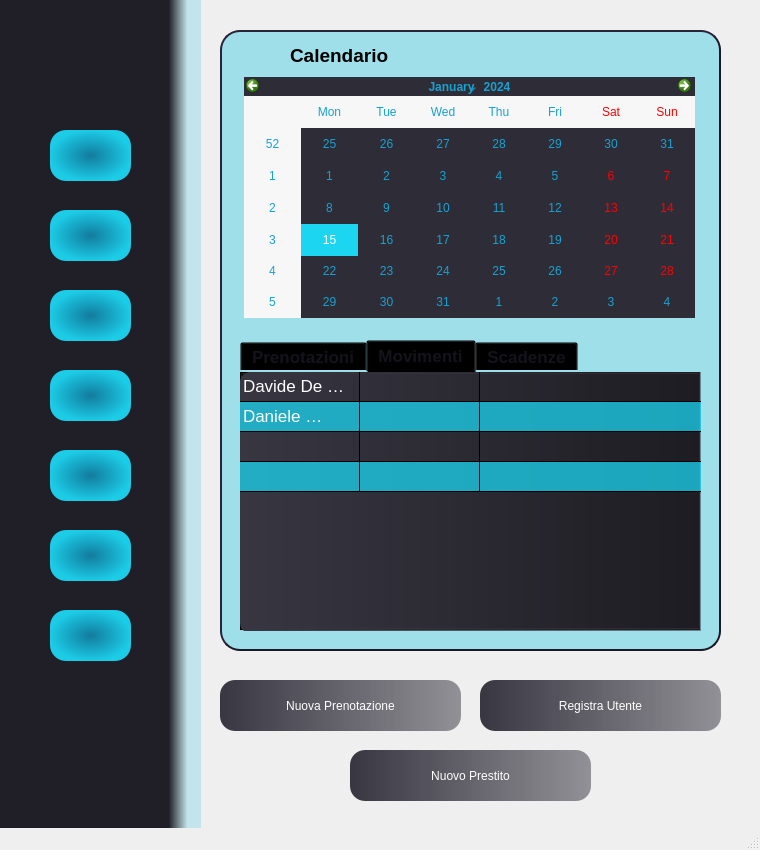
<?xml version="1.0" encoding="UTF-8"?>
<ui version="4.0">
 <class>Home</class>
 <widget class="QMainWindow" name="Home">
  <property name="geometry">
   <rect>
    <x>0</x>
    <y>0</y>
    <width>760</width>
    <height>850</height>
   </rect>
  </property>
  <property name="minimumSize">
   <size>
    <width>760</width>
    <height>850</height>
   </size>
  </property>
  <property name="maximumSize">
   <size>
    <width>760</width>
    <height>850</height>
   </size>
  </property>
  <property name="windowTitle">
   <string>Babelib</string>
  </property>
  <widget class="QWidget" name="centralwidget">
   <widget class="QPushButton" name="newreservButton">
    <property name="geometry">
     <rect>
      <x>220</x>
      <y>680</y>
      <width>241</width>
      <height>51</height>
     </rect>
    </property>
    <property name="autoFillBackground">
     <bool>false</bool>
    </property>
    <property name="styleSheet">
     <string notr="true">color:rgb(255, 255, 255);
font: 14pt &quot;Source Code Pro for Powerline&quot;;
border-radius:15px;
background-color:qlineargradient(spread:reflect, x1:0, y1:0, x2:1, y2:0, stop:0 rgba(56, 54, 65, 255), stop:1 rgba(56, 54, 65, 130))</string>
    </property>
    <property name="text">
     <string>Nuova Prenotazione</string>
    </property>
    <property name="icon">
     <iconset>
      <normaloff>images/Icona Prenotazione.png</normaloff>images/Icona Prenotazione.png</iconset>
    </property>
    <property name="iconSize">
     <size>
      <width>36</width>
      <height>36</height>
     </size>
    </property>
   </widget>
   <widget class="QPushButton" name="newuserButton">
    <property name="geometry">
     <rect>
      <x>480</x>
      <y>680</y>
      <width>241</width>
      <height>51</height>
     </rect>
    </property>
    <property name="styleSheet">
     <string notr="true">background-color: rgb(27, 25, 39);
color:rgb(255, 255, 255);
font: 14pt &quot;Source Code Pro for Powerline&quot;;
border-radius:15px;
background-color:qlineargradient(spread:reflect, x1:0, y1:0, x2:1, y2:0, stop:0 rgba(56, 54, 65, 255), stop:1 rgba(56, 54, 65, 130))</string>
    </property>
    <property name="text">
     <string>Registra Utente</string>
    </property>
    <property name="icon">
     <iconset>
      <normaloff>../Home view/user.png</normaloff>../Home view/user.png</iconset>
    </property>
    <property name="iconSize">
     <size>
      <width>32</width>
      <height>32</height>
     </size>
    </property>
   </widget>
   <widget class="QFrame" name="frame">
    <property name="geometry">
     <rect>
      <x>220</x>
      <y>30</y>
      <width>501</width>
      <height>621</height>
     </rect>
    </property>
    <property name="styleSheet">
     <string notr="true">border-radius: 20px;
border-style: outset;
border-width: 2px;
border-color:rgb(27,25,39);
background-color:rgba(0, 192, 225, 85)</string>
    </property>
    <property name="frameShape">
     <enum>QFrame::StyledPanel</enum>
    </property>
    <property name="frameShadow">
     <enum>QFrame::Raised</enum>
    </property>
    <widget class="QCalendarWidget" name="service_reservation_calendar_widget">
     <property name="geometry">
      <rect>
       <x>24</x>
       <y>47</y>
       <width>451</width>
       <height>241</height>
      </rect>
     </property>
     <property name="tabletTracking">
      <bool>false</bool>
     </property>
     <property name="accessibleName">
      <string/>
     </property>
     <property name="layoutDirection">
      <enum>Qt::LeftToRight</enum>
     </property>
     <property name="autoFillBackground">
      <bool>false</bool>
     </property>
     <property name="styleSheet">
      <string notr="true">background-color: rgb(46, 44, 55);
color:rgb(22, 162, 208);
selection-background-color: rgb(27, 213, 241);
border:none;</string>
     </property>
     <property name="gridVisible">
      <bool>false</bool>
     </property>
     <property name="navigationBarVisible">
      <bool>true</bool>
     </property>
    </widget>
    <widget class="QTabWidget" name="main_tab_widget">
     <property name="geometry">
      <rect>
       <x>20</x>
       <y>310</y>
       <width>461</width>
       <height>291</height>
      </rect>
     </property>
     <property name="font">
      <font>
       <pointsize>13</pointsize>
       <weight>75</weight>
       <bold>true</bold>
      </font>
     </property>
     <property name="styleSheet">
      <string notr="true">font-size: 13pt;
color:rgb(20, 19, 28,255);
background-color: transparent;
border:none;</string>
     </property>
     <property name="currentIndex">
      <number>1</number>
     </property>
     <widget class="QWidget" name="tab_3">
      <attribute name="title">
       <string>Prenotazioni</string>
      </attribute>
      <widget class="QTableWidget" name="reservation_table_widget">
       <property name="enabled">
        <bool>true</bool>
       </property>
       <property name="geometry">
        <rect>
         <x>0</x>
         <y>0</y>
         <width>461</width>
         <height>261</height>
        </rect>
       </property>
       <property name="sizePolicy">
        <sizepolicy hsizetype="Preferred" vsizetype="Preferred">
         <horstretch>40</horstretch>
         <verstretch>40</verstretch>
        </sizepolicy>
       </property>
       <property name="minimumSize">
        <size>
         <width>100</width>
         <height>200</height>
        </size>
       </property>
       <property name="sizeIncrement">
        <size>
         <width>0</width>
         <height>0</height>
        </size>
       </property>
       <property name="font">
        <font>
         <family>Source Code Pro for Powerline</family>
         <pointsize>14</pointsize>
         <weight>50</weight>
         <italic>false</italic>
         <bold>false</bold>
        </font>
       </property>
       <property name="tabletTracking">
        <bool>false</bool>
       </property>
       <property name="focusPolicy">
        <enum>Qt::StrongFocus</enum>
       </property>
       <property name="styleSheet">
        <string notr="true">background-color: rgb(27, 25, 39);
color:rgb(255, 255, 255);
font: 14pt &quot;Source Code Pro for Powerline&quot;;
background-color:qlineargradient(spread:reflect, x1:0, y1:0, x2:1, y2:0, stop:0 rgba(56, 54, 65, 255), stop:1 rgba(56, 54, 65, 130));
qproperty-alignment: 'AlignLeft';
qproperty-wordWrap: true;
alternate-background-color: rgb(27, 213, 241,190);
border:none;
border-radius:10px;</string>
       </property>
       <property name="lineWidth">
        <number>1</number>
       </property>
       <property name="verticalScrollBarPolicy">
        <enum>Qt::ScrollBarAsNeeded</enum>
       </property>
       <property name="horizontalScrollBarPolicy">
        <enum>Qt::ScrollBarAlwaysOff</enum>
       </property>
       <property name="alternatingRowColors">
        <bool>true</bool>
       </property>
       <property name="rowCount">
        <number>5</number>
       </property>
       <attribute name="horizontalHeaderVisible">
        <bool>false</bool>
       </attribute>
       <attribute name="horizontalHeaderCascadingSectionResizes">
        <bool>false</bool>
       </attribute>
       <attribute name="horizontalHeaderDefaultSectionSize">
        <number>120</number>
       </attribute>
       <attribute name="horizontalHeaderHighlightSections">
        <bool>false</bool>
       </attribute>
       <attribute name="horizontalHeaderMinimumSectionSize">
        <number>30</number>
       </attribute>
       <attribute name="horizontalHeaderShowSortIndicator" stdset="0">
        <bool>false</bool>
       </attribute>
       <attribute name="horizontalHeaderStretchLastSection">
        <bool>true</bool>
       </attribute>
       <attribute name="verticalHeaderVisible">
        <bool>false</bool>
       </attribute>
       <attribute name="verticalHeaderCascadingSectionResizes">
        <bool>false</bool>
       </attribute>
       <attribute name="verticalHeaderHighlightSections">
        <bool>true</bool>
       </attribute>
       <attribute name="verticalHeaderShowSortIndicator" stdset="0">
        <bool>false</bool>
       </attribute>
       <attribute name="verticalHeaderStretchLastSection">
        <bool>false</bool>
       </attribute>
       <row>
        <property name="text">
         <string>New Row</string>
        </property>
       </row>
       <row>
        <property name="text">
         <string>New Row</string>
        </property>
       </row>
       <row>
        <property name="text">
         <string>New Row</string>
        </property>
       </row>
       <row>
        <property name="text">
         <string>New Row</string>
        </property>
       </row>
       <row>
        <property name="text">
         <string>New Row</string>
        </property>
       </row>
       <column>
        <property name="text">
         <string>Nome</string>
        </property>
        <property name="font">
         <font>
          <weight>75</weight>
          <bold>true</bold>
         </font>
        </property>
        <property name="textAlignment">
         <set>AlignLeading|AlignBottom</set>
        </property>
       </column>
       <column>
        <property name="text">
         <string>Data</string>
        </property>
        <property name="font">
         <font>
          <weight>75</weight>
          <bold>true</bold>
         </font>
        </property>
       </column>
       <column>
        <property name="text">
         <string>Fascia Oraria</string>
        </property>
        <property name="font">
         <font>
          <weight>75</weight>
          <bold>true</bold>
         </font>
        </property>
       </column>
       <column>
        <property name="text">
         <string>Posto</string>
        </property>
        <property name="font">
         <font>
          <weight>75</weight>
          <bold>true</bold>
         </font>
        </property>
       </column>
       <item row="0" column="0">
        <property name="text">
         <string>Began Bajrami</string>
        </property>
        <property name="textAlignment">
         <set>AlignLeading|AlignVCenter</set>
        </property>
       </item>
       <item row="0" column="1">
        <property name="text">
         <string/>
        </property>
       </item>
       <item row="0" column="2">
        <property name="text">
         <string/>
        </property>
       </item>
       <item row="0" column="3">
        <property name="text">
         <string/>
        </property>
       </item>
       <item row="1" column="0">
        <property name="text">
         <string>Davide De Zuane</string>
        </property>
       </item>
       <item row="1" column="1">
        <property name="text">
         <string/>
        </property>
       </item>
       <item row="1" column="2">
        <property name="text">
         <string/>
        </property>
       </item>
       <item row="1" column="3">
        <property name="text">
         <string/>
        </property>
       </item>
       <item row="2" column="0">
        <property name="text">
         <string>Pietro SMUSI</string>
        </property>
       </item>
       <item row="2" column="1">
        <property name="text">
         <string/>
        </property>
       </item>
       <item row="2" column="2">
        <property name="text">
         <string/>
        </property>
       </item>
       <item row="2" column="3">
        <property name="text">
         <string/>
        </property>
       </item>
       <item row="3" column="0">
        <property name="text">
         <string>Chiara Gobbi</string>
        </property>
       </item>
       <item row="4" column="0">
        <property name="text">
         <string>Ben Fatto Da Ni Ele</string>
        </property>
       </item>
      </widget>
     </widget>
     <widget class="QWidget" name="tab_4">
      <attribute name="title">
       <string>Movimenti</string>
      </attribute>
      <widget class="QTableWidget" name="reservation_table_widget_2">
       <property name="enabled">
        <bool>true</bool>
       </property>
       <property name="geometry">
        <rect>
         <x>0</x>
         <y>0</y>
         <width>471</width>
         <height>261</height>
        </rect>
       </property>
       <property name="sizePolicy">
        <sizepolicy hsizetype="Preferred" vsizetype="Preferred">
         <horstretch>40</horstretch>
         <verstretch>40</verstretch>
        </sizepolicy>
       </property>
       <property name="minimumSize">
        <size>
         <width>100</width>
         <height>200</height>
        </size>
       </property>
       <property name="sizeIncrement">
        <size>
         <width>0</width>
         <height>0</height>
        </size>
       </property>
       <property name="tabletTracking">
        <bool>false</bool>
       </property>
       <property name="styleSheet">
        <string notr="true">background-color: rgb(27, 25, 39);
color:rgb(255, 255, 255);
font: 14pt &quot;Source Code Pro for Powerline&quot;;
background-color:qlineargradient(spread:reflect, x1:0, y1:0, x2:1, y2:0, stop:0 rgba(56, 54, 65, 255), stop:1 rgba(56, 54, 65, 130));
qproperty-alignment: 'AlignLeft';
qproperty-wordWrap: true;
alternate-background-color: rgb(27, 213, 241,190);
border:none;
border-radius:10px;</string>
       </property>
       <property name="lineWidth">
        <number>1</number>
       </property>
       <property name="verticalScrollBarPolicy">
        <enum>Qt::ScrollBarAsNeeded</enum>
       </property>
       <property name="horizontalScrollBarPolicy">
        <enum>Qt::ScrollBarAlwaysOff</enum>
       </property>
       <property name="alternatingRowColors">
        <bool>true</bool>
       </property>
       <property name="rowCount">
        <number>4</number>
       </property>
       <attribute name="horizontalHeaderVisible">
        <bool>false</bool>
       </attribute>
       <attribute name="horizontalHeaderCascadingSectionResizes">
        <bool>false</bool>
       </attribute>
       <attribute name="horizontalHeaderDefaultSectionSize">
        <number>120</number>
       </attribute>
       <attribute name="horizontalHeaderHighlightSections">
        <bool>false</bool>
       </attribute>
       <attribute name="horizontalHeaderMinimumSectionSize">
        <number>30</number>
       </attribute>
       <attribute name="horizontalHeaderShowSortIndicator" stdset="0">
        <bool>false</bool>
       </attribute>
       <attribute name="horizontalHeaderStretchLastSection">
        <bool>true</bool>
       </attribute>
       <attribute name="verticalHeaderVisible">
        <bool>false</bool>
       </attribute>
       <attribute name="verticalHeaderCascadingSectionResizes">
        <bool>false</bool>
       </attribute>
       <attribute name="verticalHeaderHighlightSections">
        <bool>true</bool>
       </attribute>
       <attribute name="verticalHeaderShowSortIndicator" stdset="0">
        <bool>false</bool>
       </attribute>
       <attribute name="verticalHeaderStretchLastSection">
        <bool>false</bool>
       </attribute>
       <row>
        <property name="text">
         <string>New Row</string>
        </property>
       </row>
       <row>
        <property name="text">
         <string>New Row</string>
        </property>
       </row>
       <row>
        <property name="text">
         <string>New Row</string>
        </property>
       </row>
       <row>
        <property name="text">
         <string>New Row</string>
        </property>
       </row>
       <column>
        <property name="text">
         <string>Movimento</string>
        </property>
        <property name="font">
         <font>
          <weight>75</weight>
          <bold>true</bold>
         </font>
        </property>
        <property name="textAlignment">
         <set>AlignHCenter|AlignBottom</set>
        </property>
       </column>
       <column>
        <property name="text">
         <string>Utente</string>
        </property>
        <property name="font">
         <font>
          <weight>75</weight>
          <bold>true</bold>
         </font>
        </property>
       </column>
       <column>
        <property name="text">
         <string>Documento</string>
        </property>
        <property name="font">
         <font>
          <weight>75</weight>
          <bold>true</bold>
         </font>
        </property>
       </column>
       <item row="0" column="0">
        <property name="text">
         <string>Davide De Zuane</string>
        </property>
        <property name="textAlignment">
         <set>AlignLeading|AlignVCenter</set>
        </property>
       </item>
       <item row="1" column="0">
        <property name="text">
         <string>Daniele Benfatto</string>
        </property>
       </item>
      </widget>
     </widget>
     <widget class="QWidget" name="tab_5">
      <attribute name="title">
       <string>Scadenze</string>
      </attribute>
      <widget class="QTableWidget" name="reservation_table_widget_3">
       <property name="enabled">
        <bool>true</bool>
       </property>
       <property name="geometry">
        <rect>
         <x>0</x>
         <y>0</y>
         <width>481</width>
         <height>271</height>
        </rect>
       </property>
       <property name="sizePolicy">
        <sizepolicy hsizetype="Preferred" vsizetype="Preferred">
         <horstretch>40</horstretch>
         <verstretch>40</verstretch>
        </sizepolicy>
       </property>
       <property name="minimumSize">
        <size>
         <width>100</width>
         <height>200</height>
        </size>
       </property>
       <property name="sizeIncrement">
        <size>
         <width>0</width>
         <height>0</height>
        </size>
       </property>
       <property name="tabletTracking">
        <bool>false</bool>
       </property>
       <property name="styleSheet">
        <string notr="true">background-color: rgb(27, 25, 39);
color:rgb(255, 255, 255);
font: 14pt &quot;Source Code Pro for Powerline&quot;;
background-color:qlineargradient(spread:reflect, x1:0, y1:0, x2:1, y2:0, stop:0 rgba(56, 54, 65, 255), stop:1 rgba(56, 54, 65, 130));
qproperty-alignment: 'AlignLeft';
qproperty-wordWrap: true;
alternate-background-color: rgb(27, 213, 241,190);
border:none;
border-radius:10px;</string>
       </property>
       <property name="lineWidth">
        <number>1</number>
       </property>
       <property name="verticalScrollBarPolicy">
        <enum>Qt::ScrollBarAsNeeded</enum>
       </property>
       <property name="horizontalScrollBarPolicy">
        <enum>Qt::ScrollBarAlwaysOff</enum>
       </property>
       <property name="alternatingRowColors">
        <bool>true</bool>
       </property>
       <property name="rowCount">
        <number>4</number>
       </property>
       <attribute name="horizontalHeaderVisible">
        <bool>false</bool>
       </attribute>
       <attribute name="horizontalHeaderCascadingSectionResizes">
        <bool>false</bool>
       </attribute>
       <attribute name="horizontalHeaderDefaultSectionSize">
        <number>120</number>
       </attribute>
       <attribute name="horizontalHeaderHighlightSections">
        <bool>false</bool>
       </attribute>
       <attribute name="horizontalHeaderMinimumSectionSize">
        <number>30</number>
       </attribute>
       <attribute name="horizontalHeaderShowSortIndicator" stdset="0">
        <bool>false</bool>
       </attribute>
       <attribute name="horizontalHeaderStretchLastSection">
        <bool>true</bool>
       </attribute>
       <attribute name="verticalHeaderVisible">
        <bool>false</bool>
       </attribute>
       <attribute name="verticalHeaderCascadingSectionResizes">
        <bool>false</bool>
       </attribute>
       <attribute name="verticalHeaderHighlightSections">
        <bool>true</bool>
       </attribute>
       <attribute name="verticalHeaderShowSortIndicator" stdset="0">
        <bool>false</bool>
       </attribute>
       <attribute name="verticalHeaderStretchLastSection">
        <bool>false</bool>
       </attribute>
       <row>
        <property name="text">
         <string>New Row</string>
        </property>
       </row>
       <row>
        <property name="text">
         <string>New Row</string>
        </property>
       </row>
       <row>
        <property name="text">
         <string>New Row</string>
        </property>
       </row>
       <row>
        <property name="text">
         <string>New Row</string>
        </property>
       </row>
       <column>
        <property name="text">
         <string>Utente</string>
        </property>
        <property name="font">
         <font>
          <weight>75</weight>
          <bold>true</bold>
         </font>
        </property>
        <property name="textAlignment">
         <set>AlignHCenter|AlignBottom</set>
        </property>
       </column>
       <column>
        <property name="text">
         <string>Documento</string>
        </property>
        <property name="font">
         <font>
          <weight>75</weight>
          <bold>true</bold>
         </font>
        </property>
       </column>
       <column>
        <property name="text">
         <string>Prorogato</string>
        </property>
        <property name="font">
         <font>
          <weight>75</weight>
          <bold>true</bold>
         </font>
        </property>
       </column>
       <item row="0" column="0">
        <property name="text">
         <string>Davide De Zuane</string>
        </property>
        <property name="textAlignment">
         <set>AlignLeading|AlignVCenter</set>
        </property>
       </item>
       <item row="1" column="0">
        <property name="text">
         <string>Daniele Benfatto</string>
        </property>
       </item>
       <item row="2" column="0">
        <property name="text">
         <string>Began Bajrami</string>
        </property>
       </item>
       <item row="2" column="1">
        <property name="text">
         <string/>
        </property>
       </item>
       <item row="2" column="2">
        <property name="text">
         <string/>
        </property>
       </item>
       <item row="3" column="0">
        <property name="text">
         <string>Chiara Gobbi</string>
        </property>
       </item>
      </widget>
     </widget>
    </widget>
    <widget class="QLabel" name="label">
     <property name="geometry">
      <rect>
       <x>70</x>
       <y>17</y>
       <width>111</width>
       <height>16</height>
      </rect>
     </property>
     <property name="font">
      <font>
       <pointsize>14</pointsize>
       <weight>75</weight>
       <bold>true</bold>
       <strikeout>false</strikeout>
      </font>
     </property>
     <property name="styleSheet">
      <string notr="true">border:none;
background-color:transparent;</string>
     </property>
     <property name="text">
      <string>Calendario</string>
     </property>
    </widget>
    <widget class="QLabel" name="label_5">
     <property name="geometry">
      <rect>
       <x>20</x>
       <y>7</y>
       <width>41</width>
       <height>31</height>
      </rect>
     </property>
     <property name="styleSheet">
      <string notr="true">border:none;
background-color:transparent;</string>
     </property>
     <property name="text">
      <string/>
     </property>
     <property name="textFormat">
      <enum>Qt::RichText</enum>
     </property>
     <property name="pixmap">
      <pixmap>images/Calendario.png</pixmap>
     </property>
     <property name="scaledContents">
      <bool>true</bool>
     </property>
    </widget>
   </widget>
   <widget class="QFrame" name="frame_2">
    <property name="geometry">
     <rect>
      <x>0</x>
      <y>0</y>
      <width>201</width>
      <height>831</height>
     </rect>
    </property>
    <property name="styleSheet">
     <string notr="true">border:none;
background-color:qlineargradient(spread:pad, x1:0.83936, y1:0, x2:1, y2:0, stop:0 rgba(32, 30, 39, 255), stop:0.571429 rgba(0, 178, 210, 48));
</string>
    </property>
    <property name="frameShape">
     <enum>QFrame::StyledPanel</enum>
    </property>
    <property name="frameShadow">
     <enum>QFrame::Raised</enum>
    </property>
    <widget class="QPushButton" name="serviceButton">
     <property name="geometry">
      <rect>
       <x>50</x>
       <y>610</y>
       <width>81</width>
       <height>51</height>
      </rect>
     </property>
     <property name="styleSheet">
      <string notr="true">background-color:qradialgradient(spread:pad, cx:0.499926, cy:0.5, radius:0.5, fx:0.5, fy:0.5, stop:0 rgba(18, 125, 160, 249), stop:1 rgba(27, 213, 241, 241));
border-radius:16px;
</string>
     </property>
     <property name="text">
      <string/>
     </property>
     <property name="icon">
      <iconset>
       <normaloff>../Home view/customer-service.png</normaloff>../Home view/customer-service.png</iconset>
     </property>
     <property name="iconSize">
      <size>
       <width>40</width>
       <height>40</height>
      </size>
     </property>
    </widget>
    <widget class="QPushButton" name="userButton">
     <property name="geometry">
      <rect>
       <x>50</x>
       <y>290</y>
       <width>81</width>
       <height>51</height>
      </rect>
     </property>
     <property name="styleSheet">
      <string notr="true">background-color:qradialgradient(spread:pad, cx:0.499926, cy:0.5, radius:0.5, fx:0.5, fy:0.5, stop:0 rgba(18, 125, 160, 249), stop:1 rgba(27, 213, 241, 241));
border-radius:16px;</string>
     </property>
     <property name="text">
      <string/>
     </property>
     <property name="icon">
      <iconset>
       <normaloff>../Home view/group.png</normaloff>../Home view/group.png</iconset>
     </property>
     <property name="iconSize">
      <size>
       <width>40</width>
       <height>40</height>
      </size>
     </property>
    </widget>
    <widget class="QPushButton" name="commButton">
     <property name="geometry">
      <rect>
       <x>50</x>
       <y>370</y>
       <width>81</width>
       <height>51</height>
      </rect>
     </property>
     <property name="styleSheet">
      <string notr="true">background-color:qradialgradient(spread:pad, cx:0.499926, cy:0.5, radius:0.5, fx:0.5, fy:0.5, stop:0 rgba(18, 125, 160, 249), stop:1 rgba(27, 213, 241, 241));
border-radius:16px;</string>
     </property>
     <property name="text">
      <string/>
     </property>
     <property name="icon">
      <iconset>
       <normaloff>images/Icona Comunicazioni.png</normaloff>images/Icona Comunicazioni.png</iconset>
     </property>
     <property name="iconSize">
      <size>
       <width>40</width>
       <height>40</height>
      </size>
     </property>
    </widget>
    <widget class="QPushButton" name="statsButton">
     <property name="geometry">
      <rect>
       <x>50</x>
       <y>450</y>
       <width>81</width>
       <height>51</height>
      </rect>
     </property>
     <property name="styleSheet">
      <string notr="true">background-color:qradialgradient(spread:pad, cx:0.499926, cy:0.5, radius:0.5, fx:0.5, fy:0.5, stop:0 rgba(18, 125, 160, 249), stop:1 rgba(27, 213, 241, 241));
border-radius:16px;</string>
     </property>
     <property name="text">
      <string/>
     </property>
     <property name="icon">
      <iconset>
       <normaloff>images/Icona Statistiche.png</normaloff>images/Icona Statistiche.png</iconset>
     </property>
     <property name="iconSize">
      <size>
       <width>40</width>
       <height>40</height>
      </size>
     </property>
    </widget>
    <widget class="QPushButton" name="catolgingButton">
     <property name="geometry">
      <rect>
       <x>50</x>
       <y>210</y>
       <width>81</width>
       <height>51</height>
      </rect>
     </property>
     <property name="styleSheet">
      <string notr="true">background-color:qradialgradient(spread:pad, cx:0.499926, cy:0.5, radius:0.5, fx:0.5, fy:0.5, stop:0 rgba(18, 125, 160, 249), stop:1 rgba(27, 213, 241, 241));
border-radius:16px;</string>
     </property>
     <property name="text">
      <string/>
     </property>
     <property name="icon">
      <iconset>
       <normaloff>images/Icona Catalogazione.png</normaloff>images/Icona Catalogazione.png</iconset>
     </property>
     <property name="iconSize">
      <size>
       <width>40</width>
       <height>40</height>
      </size>
     </property>
    </widget>
    <widget class="QLabel" name="label_7">
     <property name="geometry">
      <rect>
       <x>44</x>
       <y>20</y>
       <width>91</width>
       <height>81</height>
      </rect>
     </property>
     <property name="styleSheet">
      <string notr="true">background-color:transparent;</string>
     </property>
     <property name="text">
      <string/>
     </property>
     <property name="textFormat">
      <enum>Qt::RichText</enum>
     </property>
     <property name="pixmap">
      <pixmap>images/Babelib.icns</pixmap>
     </property>
     <property name="scaledContents">
      <bool>true</bool>
     </property>
    </widget>
    <widget class="QPushButton" name="movementButton">
     <property name="geometry">
      <rect>
       <x>50</x>
       <y>130</y>
       <width>81</width>
       <height>51</height>
      </rect>
     </property>
     <property name="styleSheet">
      <string notr="true">border-radius:16px;
background-color:qradialgradient(spread:pad, cx:0.499926, cy:0.5, radius:0.5, fx:0.5, fy:0.5, stop:0 rgba(18, 125, 160, 249), stop:1 rgba(27, 213, 241, 241));</string>
     </property>
     <property name="text">
      <string/>
     </property>
     <property name="icon">
      <iconset>
       <normaloff>images/Icona Movimenti.png</normaloff>images/Icona Movimenti.png</iconset>
     </property>
     <property name="iconSize">
      <size>
       <width>40</width>
       <height>40</height>
      </size>
     </property>
    </widget>
    <widget class="QPushButton" name="reportButton">
     <property name="geometry">
      <rect>
       <x>50</x>
       <y>530</y>
       <width>81</width>
       <height>51</height>
      </rect>
     </property>
     <property name="styleSheet">
      <string notr="true">background-color:qradialgradient(spread:pad, cx:0.499926, cy:0.5, radius:0.5, fx:0.5, fy:0.5, stop:0 rgba(18, 125, 160, 249), stop:1 rgba(27, 213, 241, 241));
border-radius:16px;</string>
     </property>
     <property name="text">
      <string/>
     </property>
     <property name="icon">
      <iconset>
       <normaloff>images/Icona Report.png</normaloff>images/Icona Report.png</iconset>
     </property>
     <property name="iconSize">
      <size>
       <width>40</width>
       <height>40</height>
      </size>
     </property>
    </widget>
    <widget class="QPushButton" name="settingButton">
     <property name="geometry">
      <rect>
       <x>60</x>
       <y>740</y>
       <width>71</width>
       <height>51</height>
      </rect>
     </property>
     <property name="styleSheet">
      <string notr="true">background-color:transparent;</string>
     </property>
     <property name="text">
      <string/>
     </property>
     <property name="icon">
      <iconset>
       <normaloff>images/Icona Impostazioni.png</normaloff>images/Icona Impostazioni.png</iconset>
     </property>
     <property name="iconSize">
      <size>
       <width>40</width>
       <height>40</height>
      </size>
     </property>
    </widget>
   </widget>
   <widget class="QPushButton" name="newloanButton">
    <property name="geometry">
     <rect>
      <x>350</x>
      <y>750</y>
      <width>241</width>
      <height>51</height>
     </rect>
    </property>
    <property name="styleSheet">
     <string notr="true">background-color: rgb(27, 25, 39);
color:rgb(255, 255, 255);
font: 14pt &quot;Source Code Pro for Powerline&quot;;
border-radius:15px;
background-color:qlineargradient(spread:reflect, x1:0, y1:0, x2:1, y2:0, stop:0 rgba(56, 54, 65, 255), stop:1 rgba(56, 54, 65, 130));
qproperty-alignment: 'AlignLeft';
qproperty-wordWrap: true;</string>
    </property>
    <property name="text">
     <string>Nuovo Prestito</string>
    </property>
    <property name="icon">
     <iconset>
      <normaloff>../Home view/borrow-book-2078990-1757778.png</normaloff>../Home view/borrow-book-2078990-1757778.png</iconset>
    </property>
    <property name="iconSize">
     <size>
      <width>40</width>
      <height>40</height>
     </size>
    </property>
   </widget>
   <widget class="QLabel" name="label_6">
    <property name="geometry">
     <rect>
      <x>110</x>
      <y>0</y>
      <width>1201</width>
      <height>1001</height>
     </rect>
    </property>
    <property name="text">
     <string/>
    </property>
    <property name="textFormat">
     <enum>Qt::RichText</enum>
    </property>
    <property name="pixmap">
     <pixmap>images/Sfondo.png</pixmap>
    </property>
    <property name="scaledContents">
     <bool>true</bool>
    </property>
   </widget>
   <zorder>label_6</zorder>
   <zorder>frame</zorder>
   <zorder>newreservButton</zorder>
   <zorder>newuserButton</zorder>
   <zorder>frame_2</zorder>
   <zorder>newloanButton</zorder>
  </widget>
  <widget class="QStatusBar" name="statusbar"/>
  <action name="actionModifica">
   <property name="text">
    <string>Modifica</string>
   </property>
  </action>
 </widget>
 <resources/>
 <connections/>
</ui>
